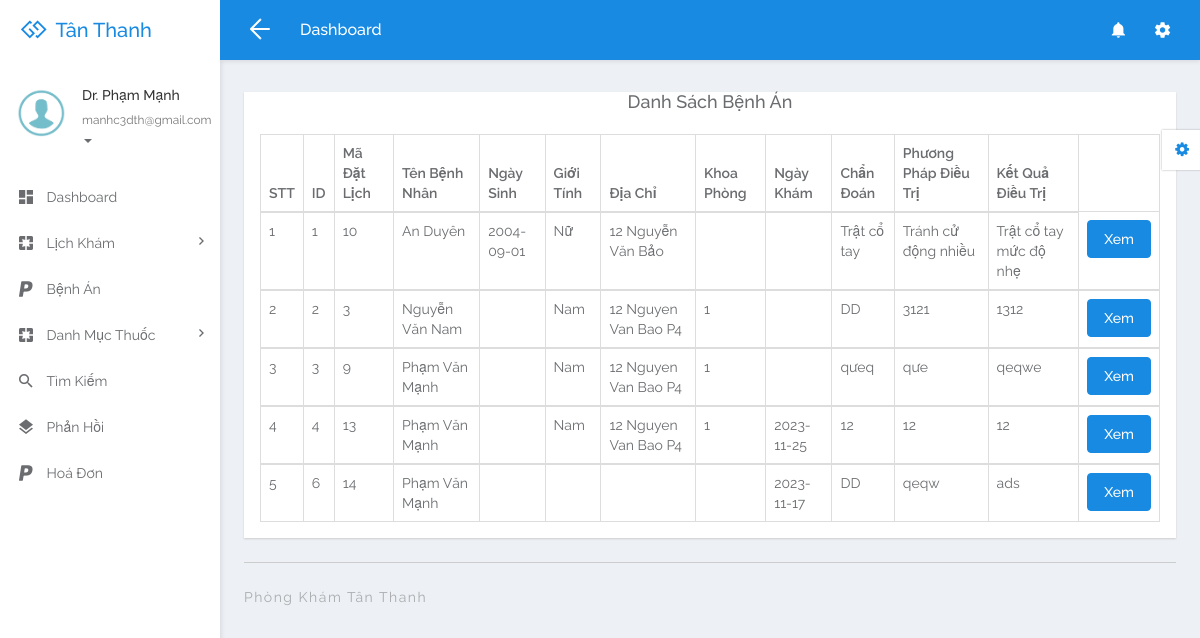
The page /doctor/medicalrecord.php (signed in) on the database its author committed.
### tables this page shows
CREATE TABLE `tbldoctor` (
  `ID` int(5) NOT NULL,
  `FullName` varchar(250) DEFAULT NULL,
  `MobileNumber` bigint(10) DEFAULT NULL,
  `Email` varchar(250) DEFAULT NULL,
  `Specialization` varchar(250) DEFAULT NULL,
  `Password` varchar(259) DEFAULT NULL,
  `qrcode` varchar(255) DEFAULT NULL,
  `role` int(11) NOT NULL,
  `CreationDate` timestamp NULL DEFAULT current_timestamp()
);

CREATE TABLE `hosobenhan` (
  `id` int(11) NOT NULL,
  `appoiment_id` int(11) DEFAULT NULL,
  `doctor_id` int(11) DEFAULT NULL,
  `specialization_id` int(3) DEFAULT NULL,
  `hoten` varchar(255) DEFAULT NULL,
  `ngaysinh` date DEFAULT NULL,
  `gioitinh` varchar(200) DEFAULT NULL,
  `diachi` varchar(200) DEFAULT NULL,
  `ngaykham` date DEFAULT NULL,
  `chandoan` varchar(200) DEFAULT NULL,
  `phuongphapdieutri` varchar(200) DEFAULT NULL,
  `ketquadieutri` varchar(200) DEFAULT NULL
);

CREATE TABLE `tblappointment` (
  `appoiment_id` int(10) NOT NULL,
  `AppointmentNumber` int(10) DEFAULT NULL,
  `Name` varchar(250) DEFAULT NULL,
  `MobileNumber` bigint(20) DEFAULT NULL,
  `Email` varchar(250) DEFAULT NULL,
  `AppointmentDate` date DEFAULT NULL,
  `AppointmentTime` time DEFAULT NULL,
  `Specialization` varchar(250) DEFAULT NULL,
  `Doctor` int(10) DEFAULT NULL,
  `Message` mediumtext DEFAULT NULL,
  `ApplyDate` timestamp NULL DEFAULT current_timestamp(),
  `Remark` varchar(250) DEFAULT NULL,
  `Status` varchar(250) DEFAULT NULL,
  `UpdationDate` timestamp NULL DEFAULT NULL ON UPDATE current_timestamp()
);

### doctor/medicalrecord.php (the view, shortened to what this page needs)
<?php
include('includes/dbconnection.php');
if (strlen($_SESSION['damsid']==0)) {
  header('location:logout.php');
  } else{
  ?>
<!DOCTYPE html>
<html lang="en">
<head>
	<link rel="stylesheet" href="libs/bower/font-awesome/css/font-awesome.min.css">
	<link rel="stylesheet" href="libs/bower/material-design-iconic-font/dist/css/material-design-iconic-font.css">
	<link rel="stylesheet" href="libs/bower/animate.css/animate.min.css">
	<link rel="stylesheet" href="libs/bower/fullcalendar/dist/fullcalendar.min.css">
	<link rel="stylesheet" href="libs/bower/perfect-scrollbar/css/perfect-scrollbar.css">
	<link rel="stylesheet" href="assets/css/bootstrap.css">
	<link rel="stylesheet" href="assets/css/core.css">
	<link rel="stylesheet" href="assets/css/app.css">
</head>
<body class="menubar-left menubar-unfold menubar-light theme-primary">
<?php include_once('includes/header.php');?>
<?php include_once('includes/sidebar.php');?>
<main id="app-main" class="app-main">
  <div class="wrap">
	<section class="app-content">
		<div class="row">
			<div class="col-md-12">
				<div class="widget">
  <h4 align="center">Danh Sách Bệnh Án </h4>
					<div class="widget-body">
						<div class="table-responsive">
							<table class="table table-bordered table-hover js-basic-example dataTable table-custom">
								<thead>
									<tr>
										<th>STT</th>
										<th>ID</th>
										<th>Mã Đặt Lịch</th>
										<th>Tên Bệnh Nhân</th>
										<th>Ngày Sinh</th>
										<th>Giới Tính</th>
										<th>Địa Chỉ</th>
										<th>Khoa Phòng</th>
										<th>Ngày Khám</th>
										<th>Chẩn Đoán </th>
										<th>Phương Pháp Điều Trị</th>
										<th>Kết Quả Điều Trị</th>
									</tr>
								</thead>
								<tbody>
                  <?php
$sql="SELECT * from hosobenhan as hs ,tblappointment as ap where hs.appoiment_id = ap.appoiment_id" ;
$result = $dbh->query($sql);
$data=$result->fetchAll();
$cnt=1;
foreach($data as $row)
{               ?>
									<tr>
										<td><?php echo  ($cnt);?></td>
										<td><?php  echo ($row['id']);?></td>
										<td><?php  echo ($row['appoiment_id']);?></td>
										<td><?php  echo ($row['Name']);?></td>
										<td><?php  echo ($row['ngaysinh']);?></td>
										<td><?php  echo ($row['gioitinh']);?></td>
										<td><?php  echo ($row['diachi'])?></td>
										<td><?php  echo ($row['specialization_id'])?></td>
										<td><?php  echo ($row['ngaykham'])?></td>
										<td><?php  echo ($row['chandoan'])?></td>
										<td><?php  echo ($row['phuongphapdieutri'])?></td>
										<td><?php  echo ($row['ketquadieutri'])?></td>
										<td><a href="chitietbenhan.php?editid=<?php echo htmlentities ($row['id']);?>" class="btn btn-primary">Xem</a></td>
									</tr>
								</tbody>
                <?php
$cnt=$cnt+1;
} }?>
							</table>
						</div>
					</div>
				</div>
			</div>
		</div>
	</section>
</div>
  <?php include_once('includes/footer.php');?>
</main>
<?php include_once('includes/customizer.php');?>
</body>
</html>

### doctor/includes/sidebar.php (shortened to what this page needs)
<aside id="menubar" class="menubar light">
  <div class="app-user">
    <div class="media">
      <div class="media-left">
        <div class="avatar avatar-md avatar-circle">
          <a href="javascript:void(0)"><img class="img-responsive" src="assets/images/images.png" alt="avatar"/></a>
        </div>
      </div>
      <div class="media-body">
        <div class="foldable">
          <?php
$eid=$_SESSION['damsid'];
$sql="SELECT FullName,Email from  tbldoctor where ID=:eid";
$query = $dbh -> prepare($sql);
$query->bindParam(':eid',$eid,PDO::PARAM_STR);
$query->execute();
$results=$query->fetchAll(PDO::FETCH_OBJ);
foreach($results as $row)
{
$email=$row->Email;
$fname=$row->FullName;
}   ?>
          <h5><a href="javascript:void(0)" class="username"><?php  echo $fname ;?></a></h5>
          <ul>
            <li class="dropdown">
              <a href="javascript:void(0)" class="dropdown-toggle usertitle" data-toggle="dropdown" aria-haspopup="true" aria-expanded="false">
                <small><?php  echo $email;?></small>
                <span class="caret"></span>
              </a>
            </li>
          </ul>
        </div>
      </div>
    </div>
  </div>
  <div class="menubar-scroll">
    <div class="menubar-scroll-inner">
      <ul class="app-menu">
        <li class="has-submenu">
          <a href="dashboard.php">
            <i class="menu-icon zmdi zmdi-view-dashboard zmdi-hc-lg"></i>
            <span class="menu-text">Dashboard</span>
          </a>
        </li>
       <li class="has-submenu">
          <a href="javascript:void(0)" class="submenu-toggle">
            <i class="menu-icon zmdi zmdi-pages zmdi-hc-lg"></i>
            <span class="menu-text">Lịch Khám</span>
            <i class="menu-caret zmdi zmdi-hc-sm zmdi-chevron-right"></i>
          </a>
        </li>
        <li>
          <a href="medicalrecord.php">
            <i class="menu-icon zmdi zmdi-paypal zmdi-hc-lg"></i>
            <span class="menu-text">Bệnh Án</span>
          </a>
        </li>
        <li class="has-submenu">
          <a href="javascript:void(0)" class="submenu-toggle">
            <i class="menu-icon zmdi zmdi-pages zmdi-hc-lg"></i>
            <span class="menu-text">Danh Mục Thuốc</span>
            <i class="menu-caret zmdi zmdi-hc-sm zmdi-chevron-right"></i>
          </a>
        </li>
        <li>
          <a href="search.php">
            <i class="menu-icon zmdi zmdi-search zmdi-hc-lg"></i>
            <span class="menu-text">Tìm Kiếm</span>
          </a>
        </li>
        <li>
          <a href="appointment-bwdates.php">
            <i class="menu-icon zmdi zmdi-layers zmdi-hc-lg"></i>
            <span class="menu-text">Phản Hồi</span>
          </a>
        </li>
        <li>
          <a href="invoices.php">
            <i class="menu-icon zmdi zmdi-paypal zmdi-hc-lg"></i>
            <span class="menu-text">Hoá Đơn</span>
          </a>
        </li>
      </ul>
    </div>
  </div>
</aside>

### rows shown on the page
tbldoctor: FullName "Dr. Phạm Mạnh", Email "manhc3dth@gmail.com"
hosobenhan: id "1", appoiment.appoiment_id "10", appoiment.Name "An Duyên", ngaysinh "2004-09-01", gioitinh "Nữ", diachi "12 Nguyễn Văn Bảo", chandoan "Trật cổ tay", phuongphapdieutri "Tránh cử động nhiều", ketquadieutri "Trật cổ tay mức độ nhẹ"
hosobenhan: id "2", appoiment.appoiment_id "3", appoiment.Name "Nguyễn Văn Nam", gioitinh "Nam", diachi "12 Nguyen Van Bao P4", specialization "1", chandoan "DD", phuongphapdieutri "3121", ketquadieutri "1312"
hosobenhan: id "3", appoiment.appoiment_id "9", appoiment.Name "Phạm Văn Mạnh", gioitinh "Nam", diachi "12 Nguyen Van Bao P4", specialization "1", chandoan "qưeq", phuongphapdieutri "qưe", ketquadieutri "qeqwe"
hosobenhan: id "4", appoiment.appoiment_id "13", appoiment.Name "Phạm Văn Mạnh", gioitinh "Nam", diachi "12 Nguyen Van Bao P4", specialization "1", ngaykham "2023-11-25", chandoan "12", phuongphapdieutri "12", ketquadieutri "12"
hosobenhan: id "6", appoiment.appoiment_id "14", appoiment.Name "Phạm Văn Mạnh", ngaykham "2023-11-17", chandoan "DD", phuongphapdieutri "qeqw", ketquadieutri "ads"
